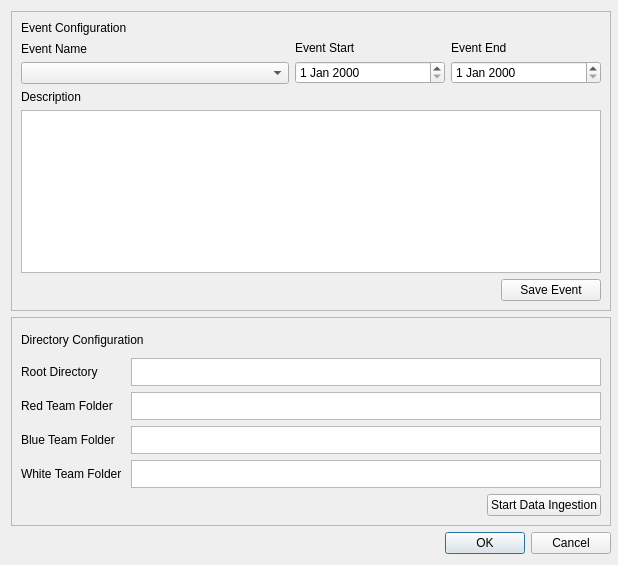
<?xml version="1.0" encoding="UTF-8"?>
<ui version="4.0">
 <class>Dialog</class>
 <widget class="QDialog" name="Dialog">
  <property name="geometry">
   <rect>
    <x>0</x>
    <y>0</y>
    <width>618</width>
    <height>565</height>
   </rect>
  </property>
  <property name="minimumSize">
   <size>
    <width>618</width>
    <height>565</height>
   </size>
  </property>
  <property name="maximumSize">
   <size>
    <width>618</width>
    <height>565</height>
   </size>
  </property>
  <property name="windowTitle">
   <string>Dialog</string>
  </property>
  <layout class="QVBoxLayout" name="verticalLayout">
   <item>
    <widget class="QFrame" name="ec_frame">
     <property name="minimumSize">
      <size>
       <width>600</width>
       <height>300</height>
      </size>
     </property>
     <property name="maximumSize">
      <size>
       <width>725</width>
       <height>300</height>
      </size>
     </property>
     <property name="frameShape">
      <enum>QFrame::StyledPanel</enum>
     </property>
     <property name="frameShadow">
      <enum>QFrame::Raised</enum>
     </property>
     <layout class="QGridLayout" name="gridLayout_3">
      <item row="0" column="0">
       <widget class="QLabel" name="ec_label">
        <property name="maximumSize">
         <size>
          <width>16777215</width>
          <height>28</height>
         </size>
        </property>
        <property name="text">
         <string>Event Configuration</string>
        </property>
       </widget>
      </item>
      <item row="1" column="0">
       <layout class="QHBoxLayout" name="horizontalLayout">
        <item>
         <layout class="QVBoxLayout" name="verticalLayout_4">
          <item>
           <widget class="QLabel" name="label_event_name">
            <property name="maximumSize">
             <size>
              <width>16777215</width>
              <height>28</height>
             </size>
            </property>
            <property name="text">
             <string>Event Name</string>
            </property>
           </widget>
          </item>
          <item>
           <widget class="QComboBox" name="comboBox"/>
          </item>
         </layout>
        </item>
        <item>
         <layout class="QVBoxLayout" name="verticalLayout_5">
          <item>
           <widget class="QLabel" name="label_event_start">
            <property name="maximumSize">
             <size>
              <width>16777215</width>
              <height>28</height>
             </size>
            </property>
            <property name="text">
             <string>Event Start</string>
            </property>
           </widget>
          </item>
          <item>
           <widget class="QDateEdit" name="date_event_start_edit">
            <property name="maximumSize">
             <size>
              <width>150</width>
              <height>16777215</height>
             </size>
            </property>
           </widget>
          </item>
         </layout>
        </item>
        <item>
         <layout class="QVBoxLayout" name="verticalLayout_6">
          <item>
           <widget class="QLabel" name="label_event_end">
            <property name="maximumSize">
             <size>
              <width>16777215</width>
              <height>28</height>
             </size>
            </property>
            <property name="text">
             <string>Event End</string>
            </property>
           </widget>
          </item>
          <item>
           <widget class="QDateEdit" name="date_event_end_edit">
            <property name="maximumSize">
             <size>
              <width>150</width>
              <height>16777215</height>
             </size>
            </property>
           </widget>
          </item>
         </layout>
        </item>
       </layout>
      </item>
      <item row="2" column="0">
       <layout class="QVBoxLayout" name="verticalLayout_7">
        <item>
         <widget class="QLabel" name="label_event_description">
          <property name="text">
           <string>Description</string>
          </property>
         </widget>
        </item>
        <item>
         <widget class="QPlainTextEdit" name="textbox_event_description_edit">
          <property name="maximumSize">
           <size>
            <width>16777215</width>
            <height>250</height>
           </size>
          </property>
         </widget>
        </item>
       </layout>
      </item>
      <item row="3" column="0">
       <layout class="QHBoxLayout" name="horizontalLayout_10">
        <item>
         <widget class="QLabel" name="event_creation_status_label">
          <property name="text">
           <string/>
          </property>
         </widget>
        </item>
        <item>
         <spacer name="horizontalSpacer_4">
          <property name="orientation">
           <enum>Qt::Horizontal</enum>
          </property>
          <property name="sizeHint" stdset="0">
           <size>
            <width>40</width>
            <height>20</height>
           </size>
          </property>
         </spacer>
        </item>
        <item>
         <widget class="QPushButton" name="button_save_event">
          <property name="minimumSize">
           <size>
            <width>100</width>
            <height>0</height>
           </size>
          </property>
          <property name="text">
           <string>Save Event</string>
          </property>
         </widget>
        </item>
       </layout>
      </item>
     </layout>
    </widget>
   </item>
   <item>
    <widget class="QFrame" name="dc_frame">
     <property name="minimumSize">
      <size>
       <width>600</width>
       <height>0</height>
      </size>
     </property>
     <property name="maximumSize">
      <size>
       <width>725</width>
       <height>210</height>
      </size>
     </property>
     <property name="frameShape">
      <enum>QFrame::StyledPanel</enum>
     </property>
     <property name="frameShadow">
      <enum>QFrame::Raised</enum>
     </property>
     <layout class="QVBoxLayout" name="verticalLayout_9">
      <item>
       <widget class="QLabel" name="label_18">
        <property name="maximumSize">
         <size>
          <width>16777215</width>
          <height>28</height>
         </size>
        </property>
        <property name="text">
         <string>Directory Configuration</string>
        </property>
       </widget>
      </item>
      <item>
       <layout class="QHBoxLayout" name="horizontalLayout_6">
        <item>
         <layout class="QVBoxLayout" name="verticalLayout_15">
          <item>
           <widget class="QLabel" name="label_root_directory">
            <property name="maximumSize">
             <size>
              <width>16777215</width>
              <height>28</height>
             </size>
            </property>
            <property name="text">
             <string>Root Directory</string>
            </property>
           </widget>
          </item>
          <item>
           <widget class="QLabel" name="label_red_team_folder">
            <property name="maximumSize">
             <size>
              <width>16777215</width>
              <height>28</height>
             </size>
            </property>
            <property name="text">
             <string>Red Team Folder</string>
            </property>
           </widget>
          </item>
          <item>
           <widget class="QLabel" name="label_blue_team_folder">
            <property name="maximumSize">
             <size>
              <width>16777215</width>
              <height>28</height>
             </size>
            </property>
            <property name="text">
             <string>Blue Team Folder</string>
            </property>
           </widget>
          </item>
          <item>
           <widget class="QLabel" name="label_white_team_folder">
            <property name="maximumSize">
             <size>
              <width>16777215</width>
              <height>28</height>
             </size>
            </property>
            <property name="text">
             <string>White Team Folder </string>
            </property>
           </widget>
          </item>
         </layout>
        </item>
        <item>
         <layout class="QVBoxLayout" name="verticalLayout_13">
          <item>
           <widget class="QPlainTextEdit" name="textbox_root_directory_edit">
            <property name="maximumSize">
             <size>
              <width>16777215</width>
              <height>28</height>
             </size>
            </property>
           </widget>
          </item>
          <item>
           <widget class="QPlainTextEdit" name="textbox_red_team_folder_edit">
            <property name="maximumSize">
             <size>
              <width>16777215</width>
              <height>28</height>
             </size>
            </property>
           </widget>
          </item>
          <item>
           <widget class="QPlainTextEdit" name="textbox_blue_team_folder_edit">
            <property name="maximumSize">
             <size>
              <width>16777215</width>
              <height>28</height>
             </size>
            </property>
           </widget>
          </item>
          <item>
           <widget class="QPlainTextEdit" name="textbox_white_team_folder">
            <property name="maximumSize">
             <size>
              <width>16777215</width>
              <height>28</height>
             </size>
            </property>
           </widget>
          </item>
         </layout>
        </item>
       </layout>
      </item>
      <item>
       <layout class="QHBoxLayout" name="horizontalLayout_13">
        <item>
         <spacer name="horizontalSpacer_5">
          <property name="orientation">
           <enum>Qt::Horizontal</enum>
          </property>
          <property name="sizeHint" stdset="0">
           <size>
            <width>40</width>
            <height>20</height>
           </size>
          </property>
         </spacer>
        </item>
        <item>
         <widget class="QPushButton" name="button_start_ingestion">
          <property name="minimumSize">
           <size>
            <width>100</width>
            <height>0</height>
           </size>
          </property>
          <property name="text">
           <string>Start Data Ingestion</string>
          </property>
         </widget>
        </item>
       </layout>
      </item>
     </layout>
    </widget>
   </item>
   <item>
    <widget class="QDialogButtonBox" name="buttonBox">
     <property name="minimumSize">
      <size>
       <width>600</width>
       <height>0</height>
      </size>
     </property>
     <property name="maximumSize">
      <size>
       <width>725</width>
       <height>500</height>
      </size>
     </property>
     <property name="orientation">
      <enum>Qt::Horizontal</enum>
     </property>
     <property name="standardButtons">
      <set>QDialogButtonBox::Cancel|QDialogButtonBox::Ok</set>
     </property>
    </widget>
   </item>
  </layout>
 </widget>
 <resources/>
 <connections>
  <connection>
   <sender>buttonBox</sender>
   <signal>accepted()</signal>
   <receiver>Dialog</receiver>
   <slot>accept()</slot>
   <hints>
    <hint type="sourcelabel">
     <x>248</x>
     <y>254</y>
    </hint>
    <hint type="destinationlabel">
     <x>157</x>
     <y>274</y>
    </hint>
   </hints>
  </connection>
  <connection>
   <sender>buttonBox</sender>
   <signal>rejected()</signal>
   <receiver>Dialog</receiver>
   <slot>reject()</slot>
   <hints>
    <hint type="sourcelabel">
     <x>316</x>
     <y>260</y>
    </hint>
    <hint type="destinationlabel">
     <x>286</x>
     <y>274</y>
    </hint>
   </hints>
  </connection>
 </connections>
</ui>
